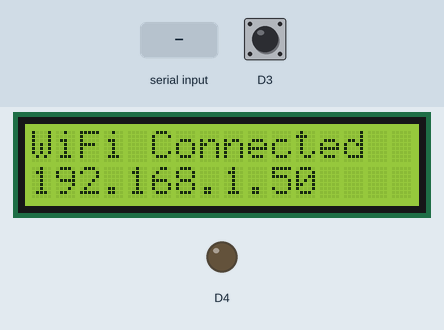
Simulated run of this sketch. Board: ESP8266 (NodeMCU). On the bench: 16×2 character LCD, output pins drawn as LEDs (lit = HIGH). Dashed ring = blinking. The test bench sets the inputs (shaded band); at power-on: D3 HIGH. WiFi joins after 1.5 s; servers stay silent unless stated; the modem accepts every AT command (registered, SIM ready, sends succeed) and sends nothing else; what the sketch prints to the serial monitor is not drawn.

Above: at 2.2 s.
At 4.3 s:
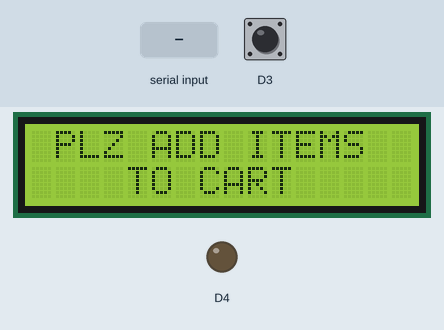
4.4 s: "1F00500B4501" received over Serial
At 5.8 s:
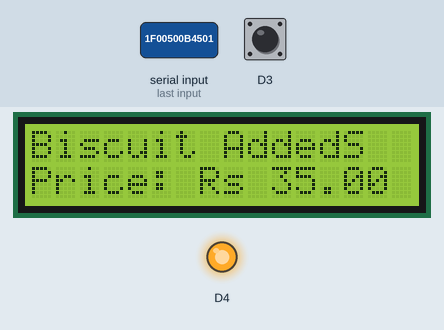
7.4 s: "54006DD99575" received over Serial
At 8.8 s:
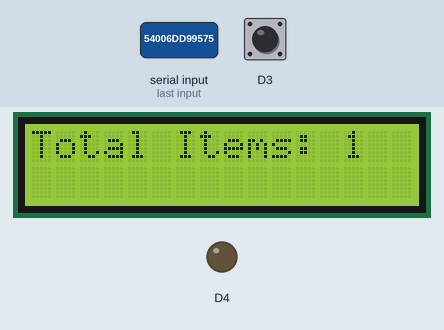
13.4 s: "1F004D159ED9" received over Serial
16.4 s: "1F004D5F2C21" received over Serial
19.4 s: "1F004D542F29" received over Serial
22.4 s: "1F00500B4501" received over Serial
At 26.3 s:
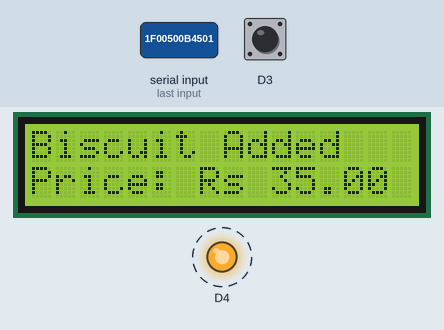
Timing chart, 0 to 28.5 s (numbered marks = the images above; inputs shaded):
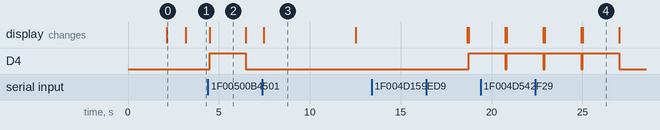

Measured:
- after the input at 4.4 s, D4: LOW → HIGH after 0.09 s, → LOW 2.0 s later; the display: changes after 0.09 s (image 2)
- after the input at 7.4 s, the display: changes after 0.08 s (image 3)
- after the input at 13.4 s, every drawn part: stays the same
- after the input at 22.4 s, the display: first differs from a run without the input after 2.6 s (image 4)
- what the display in image 0 shows lasts 1.1 s, from 2.1 s to 3.2 s
- what the display in image 2 shows lasts 2.0 s, from 4.5 s to 6.5 s
- what the display in image 3 shows lasts 5.0 s, from 7.5 s to 12.5 s

The sketch:

webup.ino
```cpp
#include <ESP8266WiFi.h>
#include <WiFiClient.h>
#include <ESP8266WebServer.h>
#include <LiquidCrystal_I2C.h>
#include <Wire.h>
#include <SoftwareSerial.h>

LiquidCrystal_I2C lcd(0x27, 16, 2);
SoftwareSerial SIM900(D6, D5); // RX, TX

const char* ssid = "SMART CART";
const char* password = "smart@cart123";

ESP8266WebServer server(80);

char input[12];
int count = 0;

int p1 = 0, p2 = 0, p3 = 0, p4 = 0;
int stock[4] = {5, 5, 5, 5}; // Initial stock levels for each product

double total = 0;
int count_prod = 0;

const String shopkeeperNumber = "+918905749182"; // Shopkeeper's phone number
const String customerNumber = "+916377474438";   // Customer's phone number

void setup() {
  pinMode(D3, INPUT_PULLUP);
  pinMode(D4, OUTPUT);

  Serial.begin(9600);
  SIM900.begin(9600);
  WiFi.begin(ssid, password);
  Wire.begin(D2, D1);
  lcd.begin();
  lcd.backlight();
  lcd.setCursor(0, 0);
  lcd.print("   WELCOME TO       ");
  lcd.setCursor(0, 1);
  lcd.print("   SMART CART       ");

  delay(2000);
  lcd.clear();

  while (WiFi.status() != WL_CONNECTED) {
    delay(500);
    lcd.setCursor(0, 0);
    lcd.print("WiFi Connecting...  ");
  }
  Serial.println(WiFi.localIP());
  lcd.setCursor(0, 0);
  lcd.print("WiFi Connected");
  lcd.setCursor(0, 1);
  lcd.print(WiFi.localIP());
  delay(1000);

  lcd.setCursor(0, 0);
  lcd.print(" PLZ ADD ITEMS     ");
  lcd.setCursor(0, 1);
  lcd.print("    TO CART          ");

  setupWebServer();

  server.begin();
}

void setupWebServer() {
  server.on("/", []() {
    bool autoRefresh = server.hasArg("autoRefresh") ? server.arg("autoRefresh") == "on" : false;
    String autoRefreshMetaTag = autoRefresh ? "<meta http-equiv='refresh' content='3'>" : "";
    String autoRefreshCheckbox = autoRefresh ? "checked" : "";

    String webpage = "<!DOCTYPE html><html lang='en'><head><meta charset='UTF-8'><title>Smart Shopping Cart</title>";
    webpage += autoRefreshMetaTag;
    webpage += "<style>body{font-family: 'Arial', sans-serif; background-color: #f0f0f0; color: #333;}";
    webpage += "table{width: 50%; margin: 20px auto; border-collapse: collapse;}";
    webpage += "th, td {border: 1px solid #ccc; padding: 10px; text-align: left;}";
    webpage += "th {background-color: #4CAF50; color: white;}";
    webpage += "tr:nth-child(even) {background-color: #f2f2f2;}";
    webpage += "button, .button {padding: 10px 20px; border: none; border-radius: 5px; cursor: pointer; display: inline-block;}";
    webpage += "button {background-color: #4CAF50; color: white; margin-right: 10px;}"; // Added margin for spacing between buttons
    webpage += ".slider {width: 40px; height: 20px; margin-left: 20px;}</style>"; // Added margin-left to space out the Auto Refresh checkbox
    webpage += "<script>function setAutoRefresh(checkbox) { var query = checkbox.checked ? '?autoRefresh=on' : '?autoRefresh=off'; window.location.search = query; }</script>";
    webpage += "</head><body>";
    webpage += "<h1 style='text-align:center;'>Smart Shopping Cart</h1>";
    webpage += "<table><tr><th>Item</th><th>Quantity</th><th>Price</th></tr>";
    webpage += "<tr><td>Biscuits</td><td>" + String(p1) + "</td><td>₹" + String(p1 * 35) + "</td></tr>";
    webpage += "<tr><td>Soap</td><td>" + String(p2) + "</td><td>₹" + String(p2 * 38) + "</td></tr>";
    webpage += "<tr><td>Rice (1KG)</td><td>" + String(p3) + "</td><td>₹" + String(p3 * 55) + "</td></tr>";
    webpage += "<tr><td>Tea (50g)</td><td>" + String(p4) + "</td><td>₹" + String(p4 * 45) + "</td></tr>";
    webpage += "<tr><td colspan='2'>Total</td><td>₹" + String(total) + "</td></tr></table>";
    webpage += "<div style='text-align:center;'>";
    webpage += "<button onclick=\"window.location.href='https://smart-cart-payment.netlify.app/'\">Proceed Payment of ₹" + String(total) + "</button>";
    webpage += "<button onclick=\"window.location.href='https://smart-cart-admin-login.netlify.app/'\">Admin Login</button>";
    webpage += "<label class='button' for='auto-refresh'>Auto Refresh:</label><input type='checkbox' id='auto-refresh' class='slider' " + autoRefreshCheckbox + " onclick='setAutoRefresh(this)'>";
    webpage += "</div>";
    webpage += "</body></html>";
    server.send(200, "text/html", webpage);
  });
}

void loop() {
  int a = digitalRead(D3);
  if (Serial.available()) {
    count = 0;
    while (Serial.available() && count < 12) {
      input[count] = Serial.read();
      count++;
      delay(5);
    }
    if (count == 12) {
      if ((strncmp(input, "1F00500B4501", 12) == 0) && (a == 1)) {
        processItem("Biscuit", 35.00, 0, &p1);
      } else if ((strncmp(input, "1F004D159ED9", 12) == 0) && (a == 1)) {
        processItem("Soap", 38.00, 1, &p2);
      } else if ((strncmp(input, "1F004D5F2C21", 12) == 0) && (a == 1)) {
        processItem("Rice(1KG)", 55.00, 2, &p3);
      } else if ((strncmp(input, "1F004D542F29", 12) == 0) && (a == 1)) {
        processItem("Tea(50g)", 45.00, 3, &p4);
      } else if (strncmp(input, "54006DD99575", 12) == 0) {
        sendTotalSMSAndReset();
      }
    }
    updateCosts();
  }
  server.handleClient();
}

void processItem(String item, double price, int index, int *productCounter) {
  if (stock[index] > 0) {
    lcd.setCursor(0, 0);
    lcd.print(item + " Added");
    lcd.setCursor(0, 1);
    lcd.print("Price: Rs " + String(price));
    digitalWrite(D4, HIGH);
    delay(2000);
    (*productCounter)++;
    total += price;
    stock[index]--;
    digitalWrite(D4, LOW);
    lcd.clear();

    if (stock[index] == 0) {
      sendOutOfStockSMS(item);
    }
  } else {
    sendOutOfStockSMS(item);
  }
}

void sendOutOfStockSMS(String item) {
  sendSMS(shopkeeperNumber, item + " is out of stock!");
  lcd.setCursor(0, 0);
  lcd.print("   "+item.substring(0, 8)+"  ");
  lcd.setCursor(0, 1);
  lcd.print(" Out of Stock  ");
  delay(2000);
  lcd.clear();
}

void sendTotalSMSAndReset() {
  lcd.clear();
  lcd.setCursor(0, 0);
  lcd.print("Total Items: " + String(p1 + p2 + p3 + p4));
  delay(5000);
  lcd.clear();
  lcd.setCursor(0, 0);
  lcd.print("   Thank you        ");
  lcd.setCursor(0, 1);
  lcd.print("  for Shopping!        ");
  sendSMS(customerNumber, "Total bill: Rs" + String(total)); // Sending total bill to customer
  digitalWrite(D4, LOW);
  delay(2000);
  lcd.clear();
  lcd.setCursor(0, 0);
  lcd.print(" PLZ ADD ITEMS     ");
  lcd.setCursor(0, 1);
  lcd.print("    TO CART          ");
  total = 0;
  stock[0] = stock[1] = stock[2] = stock[3] = 5;  // Resetting stock levels
  p1 = p2 = p3 = p4 = 0;  // Resetting product quantities
}

void updateCosts() {
  // Recalculating costs after any transaction
}

void sendSMS(String number, String message) {
  SIM900.print("AT+CMGF=1\r");
  delay(1000);
  SIM900.print("AT + CMGS = \"");
  SIM900.print(number);
  SIM900.println("\"");
  delay(1000);
  SIM900.println(message);
  delay(1000);
  SIM900.println((char)26);
  delay(1000);
  SIM900.println();
  delay(100);
}
```
